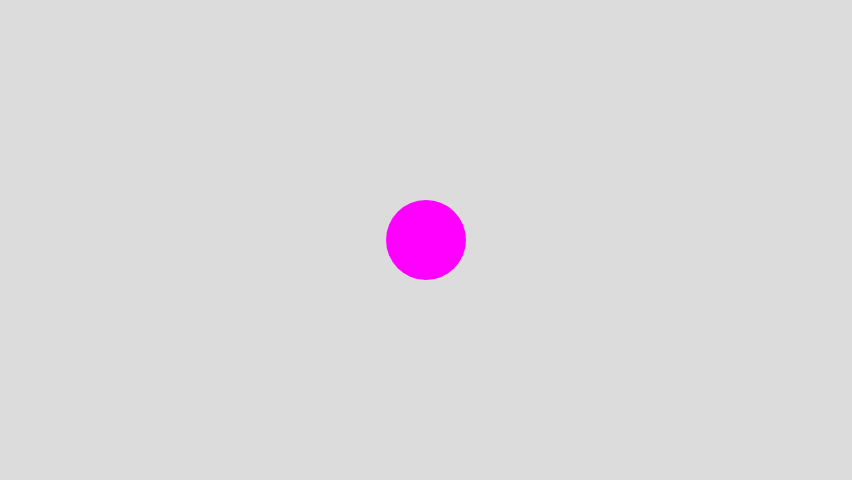
Frame 1 (no input)
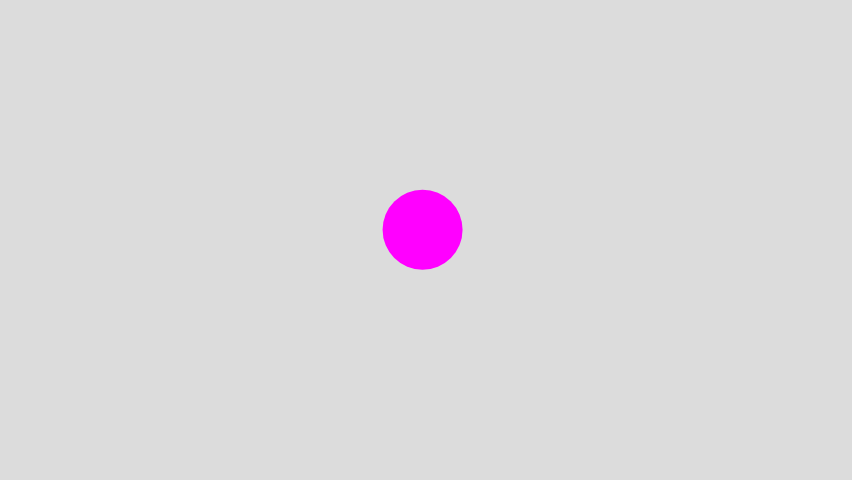
Frame 60 (no input)
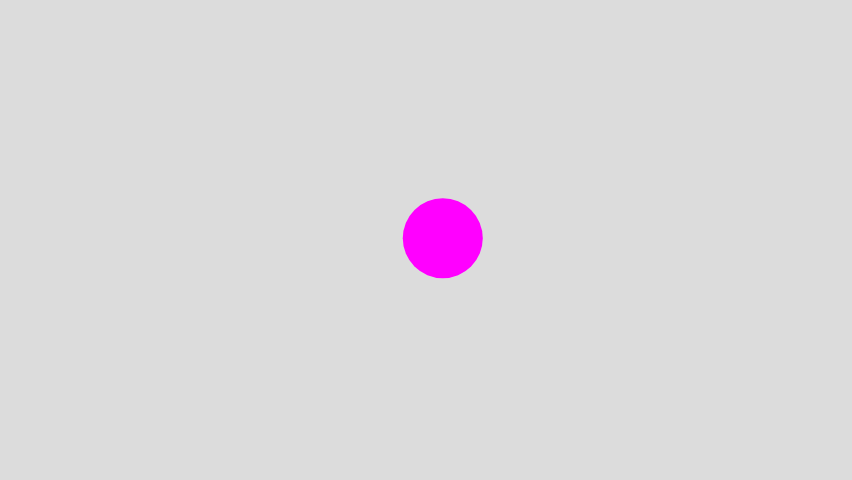
Frame 120 (the mouse pressed at the canvas centre since frame 60)

The p5.js sketch that drew these frames (run headless with seeded random() and noise() and a simulated clock; from frame 60 on, the mouse is pressed at the canvas centre):

// p5.js sketch
// ── sketch.js
// Video-dimensioner
// 360p = 480×360
// 480p = 852x480
// 780p = 1280x720
// 1080p = 1920 x 1080

// Variabler för att hålla position och hastighet (förändringstakt i position) för en ellips
var x;
var y;
var dx;
var dy;

function setup() {
  createCanvas(852, 480);

  x = width / 2;
  y = height / 2;
  dx = 0;
  dy = 0;
}

function draw() {
  background(220);
  noStroke();
  fill(255, 0 , 255);

  // Rita ut ellipsen på nuvarande position
  ellipse(x, y, 80, 80);

  // Sätt hastigheten i x- och y-led till ett slumpmässigt tal mellan -5 och 5
  dx = random(-5, 5);
  dy = random(-5, 5);

  // Uppdatera ellipsens position med hastigheterna
  x = x + dx;
  y = y + dy;
}
